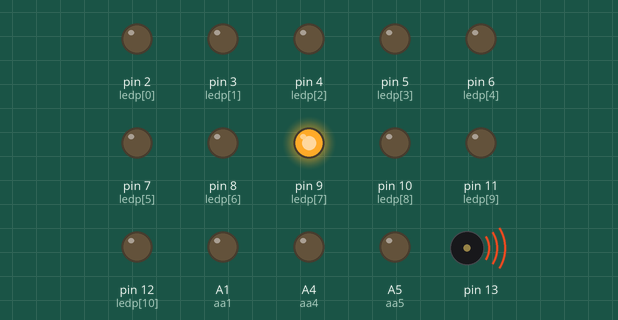
This sketch was run on a simulated Arduino Uno, built with avr-gcc and run on an emulated ATmega328P. Shown: output pins drawn as LEDs (lit = HIGH), buzzer (waves = sounding).

Above: at 0.36 s.
At 0.91 s:
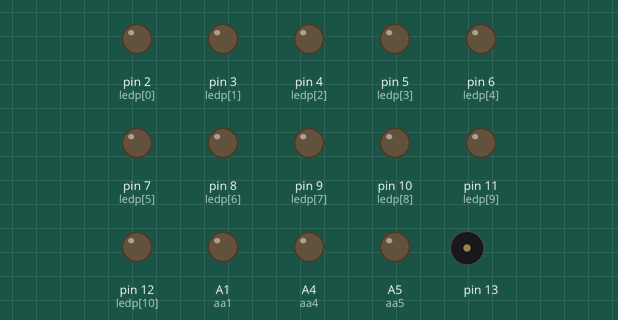
At 4.52 s:
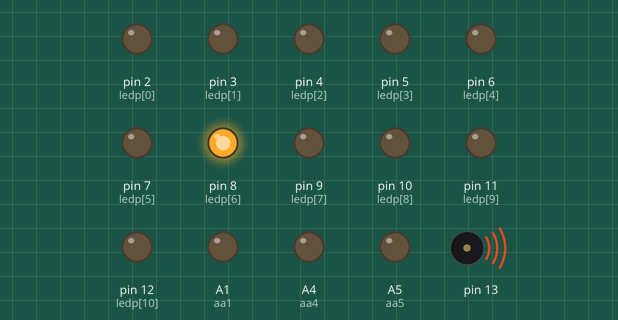
At 7.9 s:
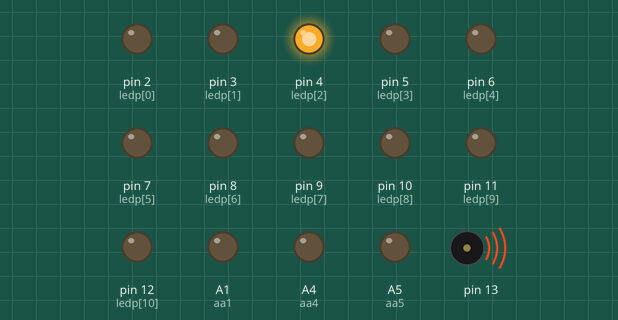
At 11.54 s:
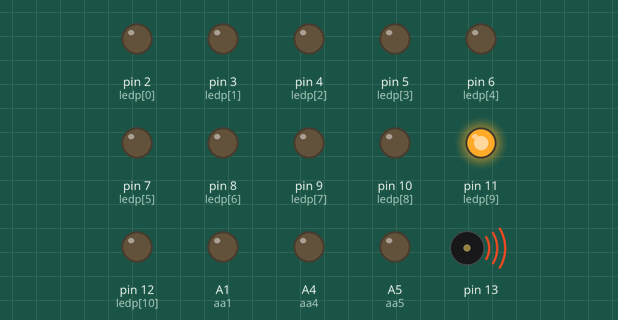
At 15.4 s:
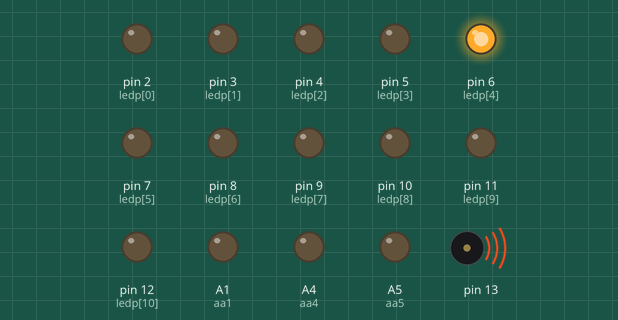
Timing chart, 0 to 19.5 s (numbered marks = the images above):
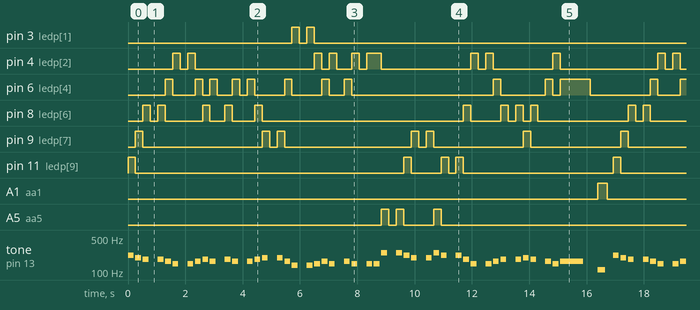

The sketch:

6_3buzzer_led1.ino
```cpp
// C++ code
//
#define A2 110
#define B2 123
#define C3 131
#define C3s 139
#define D3 147
#define D3s 156
#define E3 165
#define F3 175
#define F3s 185
#define G3 196
#define G3s 208
#define A3 220
#define A3s 233
#define B3 247
#define C4 262
#define aa5 A5
#define aa4 A4
#define aa1 A1
int m[]={
A3,G3,F3s,0,F3s ,E3, D3,0,D3, E3,F3s,E3, 0,F3s,E3,0,
E3,F3s,G3,0,G3,E3,C3s,0,C3s,D3,E3,D3,0,E3,D3,0,
D3,D3,B3,0,B3,A3,G3,0,G3,B3,A3,0,
A3,F3s,D3,0,D3,E3,F3s,0,F3s,G3,F3s,0,
E3,D3,E3,0,A2,
};
int t[]={
  4,4,4,4,4,4,4,4,4,4,
  4,4,4,4,4,4,4,4,4,4,
  4,4,4,4,4,4,4,4,4,4,
  4,4,4,4,4,4,4,4,4,4,
  4,4,4,4,4,4,4,4,4,4,
  4,4,4,4,4,4,4,4,1,4,
  3,
};
int leds=0;
int ledp[14]={
	2,3,4,5,6,7,8,9,10,11,12,aa5,aa4,aa1
};
void setup()
{
    pinMode(2, OUTPUT);
    pinMode(3, OUTPUT);
    pinMode(4, OUTPUT);
    pinMode(5, OUTPUT);
    pinMode(6, OUTPUT);
    pinMode(7, OUTPUT);
    pinMode(8, OUTPUT);
    pinMode(9, OUTPUT);
    pinMode(10, OUTPUT);
    pinMode(11, OUTPUT);
    pinMode(12, OUTPUT);
    pinMode(13, OUTPUT);
    pinMode(aa5, OUTPUT);
    pinMode(aa4, OUTPUT);
     pinMode(aa1, OUTPUT);
}

void loop()
{

  for(int i=0;i<61;i++){
  int td=800/t[i];
  tone(13,m[i],td);
    if(m[i]==A2){
    digitalWrite(ledp[13],HIGH);
      leds=ledp[13];
    }else if(m[i]==C3){
    digitalWrite(ledp[0],HIGH);
      leds=ledp[0];
    }else if(m[i]==C3s){
    digitalWrite(ledp[1],HIGH);
      leds=ledp[1];
    }else if(m[i]==D3){
    digitalWrite(ledp[2],HIGH);
      leds=ledp[2];
    }else if(m[i]==D3s){
    digitalWrite(ledp[3],HIGH);
      leds=ledp[3];
    }else if(m[i]==E3){
    digitalWrite(ledp[4],HIGH);
      leds=ledp[4];
    }else if(m[i]==F3){
    digitalWrite(ledp[5],HIGH);
      leds=ledp[5];
    }else if(m[i]==F3s){
    digitalWrite(ledp[6],HIGH);
      leds=ledp[6];
    }else if(m[i]==G3){
    digitalWrite(ledp[7],HIGH);
      leds=ledp[7];
    }else if(m[i]==G3s){
    digitalWrite(ledp[8],HIGH);
      leds=ledp[8];
    }else if(m[i]==A3){
    digitalWrite(ledp[9],HIGH);
      leds=ledp[9];
    }else if(m[i]==A3s){
    digitalWrite(ledp[10],HIGH);
      leds=ledp[10];
    }else if(m[i]==B3){
    digitalWrite(ledp[11],HIGH);
      leds=ledp[11];
    }else if(m[i]==C4){
    digitalWrite(ledp[12],HIGH);
      leds=ledp[12];
    }


    int pb=td*1.3;
    delay(pb);
    digitalWrite(leds,LOW);
    noTone(13);
  }
delay(200);

}
  
```

Measured:
- by itself, pin 3 (ledp[1]): repeats every 16.9 s: LOW 0.26 s, HIGH 0.26 s, LOW 16.1 s, HIGH 0.26 s
- by itself, pin 6 (ledp[4]): moves between LOW and HIGH, repeating every 16.9 s
- by itself, pin 11 (ledp[9]): repeats every 16.9 s: LOW 9.4 s, HIGH 0.26 s, LOW 1.0 s, HIGH 0.26 s, LOW 0.26 s, HIGH 0.26 s, LOW 5.2 s, HIGH 0.26 s
- by itself, A1 (aa1): alternates HIGH for 0.35 s and LOW for 16.6 s
- by itself, A5 (aa5): LOW → HIGH at 8.8 s, → LOW 0.26 s later, → HIGH 0.26 s later, → LOW 0.26 s later, … (12 changes in this stretch)
- by itself, tone on pin 13: plays 220 Hz for 0.20 s, 196 Hz for 0.20 s, 185 Hz for 0.20 s, 185 Hz for 0.20 s, 165 Hz for 0.20 s, 147 Hz for 0.20 s … (110 notes in this stretch)
- by itself, pin 9 (ledp[7]): repeats every 16.9 s: LOW 4.2 s, HIGH 0.26 s, LOW 0.26 s, HIGH 0.26 s, LOW 4.4 s, HIGH 0.26 s, LOW 0.26 s, 2 × (HIGH 0.26 s, LOW 3.1 s), HIGH 0.26 s
